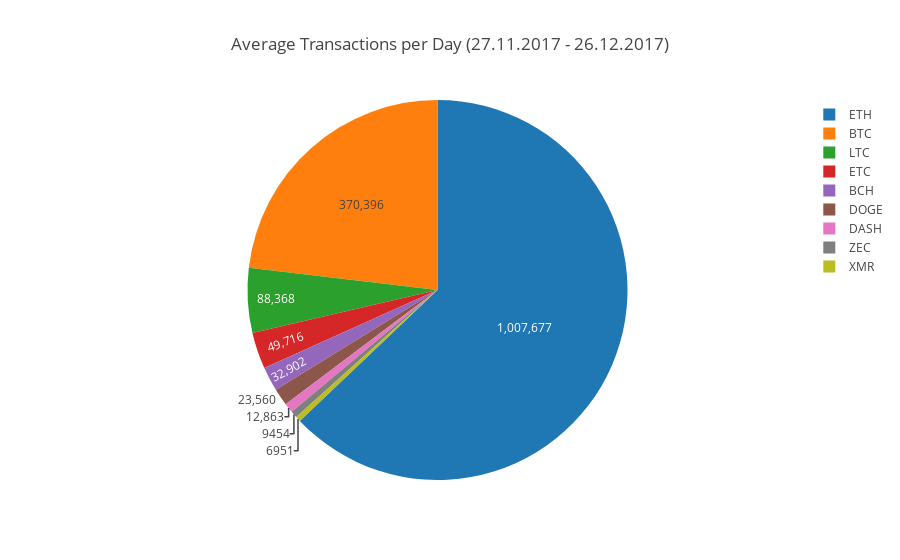

Notebook code for this chart:
### Code cell
import plotly.offline as ply
import plotly.graph_objs as ply_go

ply.init_notebook_mode(connected=True)

values = list(avg_daily_tx.values())

trace = ply_go.Pie(labels = ticker_list, values = values, textinfo = "value")

layout = ply_go.Layout(autosize = True, title = 'Average Transactions per Day (27.11.2017 - 26.12.2017)')

fig = ply_go.Figure(data = [trace], layout = layout)

ply.iplot(fig, filename='avg_daily_tx_{}_{}'.format(date_start,date_end))

### Figure 1 — Plotly figure (JSON) as saved in the notebook; plotly's stock layout.template omitted (floating-point values rounded to 4 significant figures)
{"data": [{"labels": ["BCH", "BTC", "DASH", "DOGE", "ETC", "ETH", "LTC", "XMR", "ZEC"], "textinfo": "value", "type": "pie", "values": [32902, 370396, 12863, 23560, 49716, 1007677, 88368, 6951, 9454]}], "layout": {"autosize": true, "title": "Average Transactions per Day (27.11.2017 - 26.12.2017)"}}
